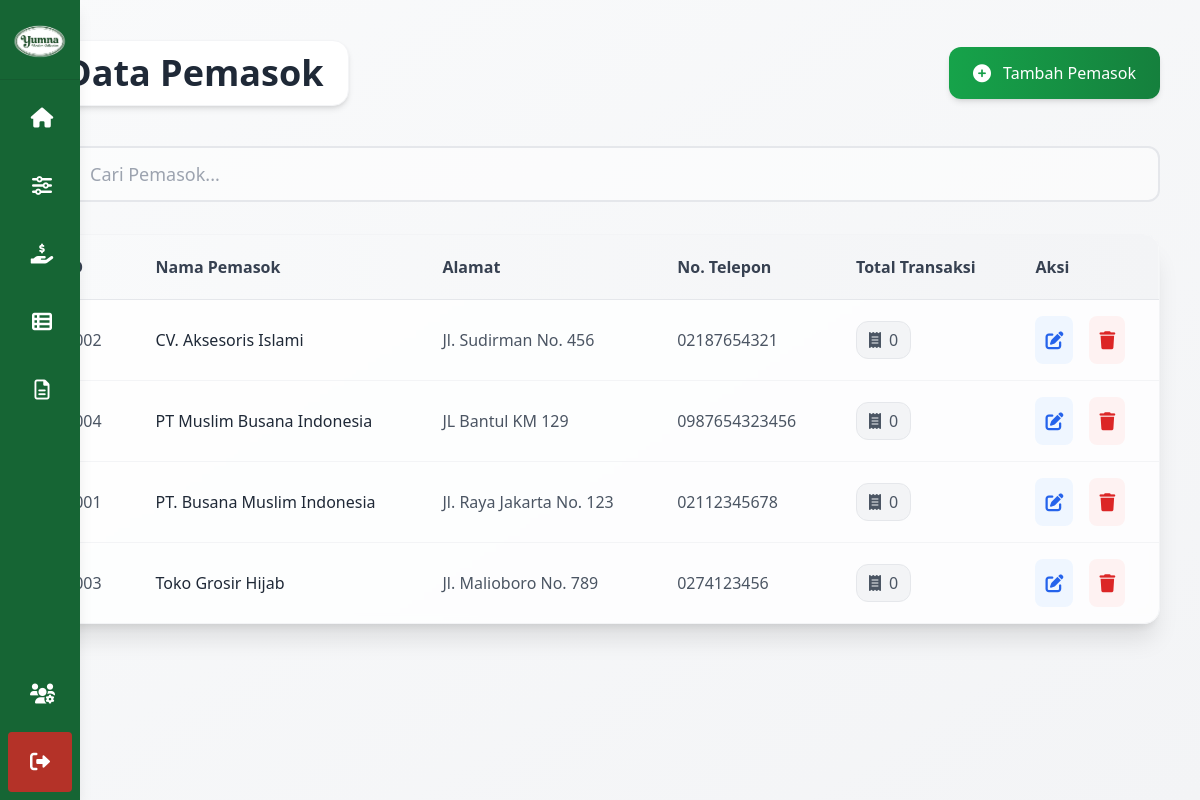
The page /pages/manage_pemasok.php (signed in) on the database its author committed.
### tables this page shows
CREATE TABLE pemasok (
    id_pemasok INT(10) AUTO_INCREMENT PRIMARY KEY,
    nama_pemasok VARCHAR(50) NOT NULL,
    alamat VARCHAR(100) NOT NULL,
    no_telepon VARCHAR(15) NOT NULL
);

### pages/manage_pemasok.php (the view, shortened to what this page needs)
<?php
require_once '../config/koneksi.php';
$stmt = $pdo->query("SELECT * FROM pemasok ORDER BY nama_pemasok");
$pemasoks = $stmt->fetchAll(PDO::FETCH_ASSOC);
$transaksi_pemasok = [];
$stmt_transaksi = $pdo->prepare("SELECT COUNT(*) FROM pembelian WHERE id_pemasok = ?");
foreach ($pemasoks as $pemasok) {
    $stmt_transaksi->execute([$pemasok['id_pemasok']]);
    $transaksi_pemasok[$pemasok['id_pemasok']] = $stmt_transaksi->fetchColumn();
}
?>
<!DOCTYPE html>
<html lang="id">
<head>
    <script src="https://cdn.tailwindcss.com"></script>
    <link rel="stylesheet" href="https://cdnjs.cloudflare.com/ajax/libs/font-awesome/6.0.0-beta3/css/all.min.css">
</head>
<body class="bg-gradient-to-br from-gray-50 to-gray-100 min-h-screen">
    <div class="flex">
        <?php include '../includes/sidebar.php'; ?>
        <main class="flex-1 p-6 sm:p-8 lg:p-10">
            <div class="max-w-7xl mx-auto">
                <header class="flex flex-col sm:flex-row justify-between items-center mb-10 gap-4">
                    <div class="flex items-center gap-4">
                        <h1 class="text-3xl sm:text-4xl font-bold text-gray-800 bg-white py-3 px-6 rounded-2xl shadow-md border border-gray-100">
                            Data Pemasok
                        </h1>
                    </div>
                    <?php if ($user_level === 'admin') : ?>
                        <button onclick="openModal('add')" class="bg-gradient-to-r from-green-600 to-green-700 hover:from-green-700 hover:to-green-800 text-white px-6 py-3 rounded-xl flex items-center gap-3 transition-all duration-300 shadow-md hover:shadow-lg transform hover:-translate-y-0.5">
                            <i class="fas fa-plus-circle text-lg"></i>
                            <span class="font-medium">Tambah Pemasok</span>
                        </button>
                    <?php endif; ?>
                </header>
                <div class="mb-8">
                    <div class="flex flex-col sm:flex-row gap-4">
                        <div class="flex-1">
                            <div class="relative">
                                <input type="text" id="searchInput" placeholder="Cari Pemasok..." class="w-full pl-12 pr-4 py-3 text-lg rounded-xl border-2 border-gray-200 focus:outline-none focus:ring-2 focus:ring-green-500 focus:border-transparent transition-all bg-white/50">
                            </div>
                        </div>
                    </div>
                </div>
                <div class="bg-white/80 backdrop-blur-sm rounded-2xl shadow-xl overflow-hidden border border-gray-100">
                    <div class="overflow-x-auto">
                        <table class="w-full">
                            <thead class="bg-gradient-to-r from-gray-50 to-gray-100 border-b border-gray-200">
                                <tr>
                                    <th class="px-6 py-5 text-left text-base font-semibold text-gray-700">ID</th>
                                    <th class="px-6 py-5 text-left text-base font-semibold text-gray-700">Nama Pemasok</th>
                                    <th class="px-6 py-5 text-left text-base font-semibold text-gray-700">Alamat</th>
                                    <th class="px-6 py-5 text-left text-base font-semibold text-gray-700">No. Telepon</th>
                                    <th class="px-6 py-5 text-left text-base font-semibold text-gray-700">Total Transaksi</th>
                                    <?php if ($user_level === 'admin') : ?>
                                        <th class="px-6 py-5 text-left text-base font-semibold text-gray-700">Aksi</th>
                                    <?php endif; ?>
                                </tr>
                            </thead>
                            <tbody class="divide-y divide-gray-100" id="tableBody">
                                <?php foreach ($pemasoks as $pemasok) : ?>
                                    <tr class="hover:bg-gray-50/50 transition-colors duration-150">
                                        <td class="px-6 py-4 text-base text-gray-600 font-medium"><?= str_pad($pemasok['id_pemasok'], 4, '0', STR_PAD_LEFT) ?></td>
                                        <td class="px-6 py-4 text-gray-800 font-medium text-base"><?= htmlspecialchars($pemasok['nama_pemasok']) ?></td>
                                        <td class="px-6 py-4 text-base text-gray-600"><?= htmlspecialchars($pemasok['alamat']) ?></td>
                                        <td class="px-6 py-4 text-base text-gray-600"><?= htmlspecialchars($pemasok['no_telepon']) ?></td>
                                        <td class="px-6 py-4">
                                            <a href="transaksi_pembelian.php?pemasok=<?= $pemasok['id_pemasok'] ?>"
                                                class="px-3 py-1.5 text-base rounded-xl inline-flex items-center gap-2 font-medium cursor-pointer hover:opacity-80 transition-opacity
                                                <?= $transaksi_pemasok[$pemasok['id_pemasok']] > 0
                                                    ? 'bg-blue-50 text-blue-700 border border-blue-200 hover:bg-blue-100'
                                                    : 'bg-gray-100 text-gray-600 border border-gray-200 hover:bg-gray-200' ?>">
                                                <i class="fas fa-receipt"></i>
                                                <?= $transaksi_pemasok[$pemasok['id_pemasok']] ?>
                                            </a>
                                        </td>
                                        <?php if ($user_level === 'admin') : ?>
                                            <td class="px-6 py-4">
                                                <div class="flex gap-4">
                                                    <button onclick='openModal("edit", <?= json_encode($pemasok) ?>)' class="text-blue-600 hover:text-blue-800 bg-blue-50 p-2.5 rounded-lg hover:bg-blue-100 transition-colors">
                                                        <i class="fas fa-edit text-lg"></i>
                                                    </button>
                                                    <form method="POST" class="inline" onsubmit="return confirmDelete()">
                                                        <button type="submit" class="text-red-600 hover:text-red-800 bg-red-50 p-2.5 rounded-lg hover:bg-red-100 transition-colors">
                                                            <i class="fas fa-trash text-lg"></i>
                                                        </button>
                                                    </form>
                                                </div>
                                            </td>
                                        <?php endif; ?>
                                    </tr>
                                <?php endforeach; ?>
                            </tbody>
                        </table>
                    </div>
                </div>
            </div>
        </main>
    </div>
</body>
</html>

### rows shown on the page
pemasok: id_pemasok "0002", nama_pemasok "CV. Aksesoris Islami", alamat "Jl. Sudirman No. 456", no_telepon "02187654321", id_pemasok "0"
pemasok: id_pemasok "0004", nama_pemasok "PT Muslim Busana Indonesia", alamat "JL Bantul KM 129", no_telepon "0987654323456", id_pemasok "0"
pemasok: id_pemasok "0001", nama_pemasok "PT. Busana Muslim Indonesia", alamat "Jl. Raya Jakarta No. 123", no_telepon "02112345678", id_pemasok "0"
pemasok: id_pemasok "0003", nama_pemasok "Toko Grosir Hijab", alamat "Jl. Malioboro No. 789", no_telepon "0274123456", id_pemasok "0"
